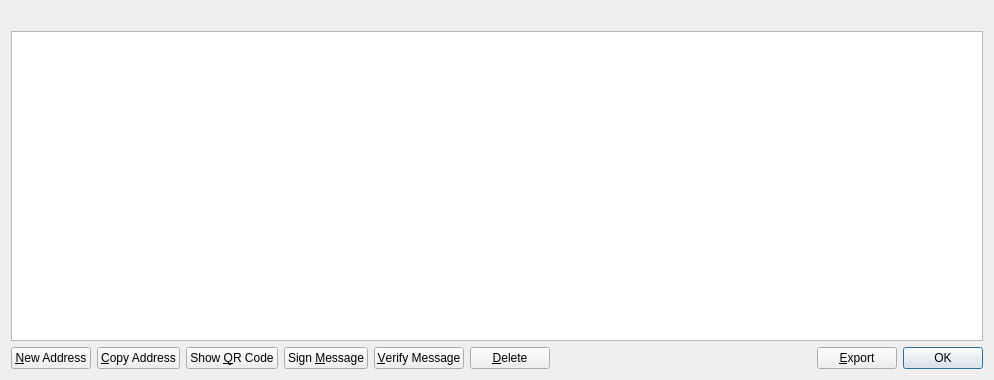
<?xml version="1.0" encoding="UTF-8"?>
<ui version="4.0">
 <class>AddressBookPage</class>
 <widget class="QWidget" name="AddressBookPage">
  <property name="geometry">
   <rect>
    <x>0</x>
    <y>0</y>
    <width>994</width>
    <height>380</height>
   </rect>
  </property>
  <property name="windowTitle">
   <string>Address Book</string>
  </property>
  <layout class="QVBoxLayout" name="verticalLayout">
   <item>
    <widget class="QLabel" name="labelExplanation">
     <property name="textFormat">
      <enum>Qt::PlainText</enum>
     </property>
     <property name="wordWrap">
      <bool>true</bool>
     </property>
    </widget>
   </item>
   <item>
    <widget class="QTableView" name="tableView">
     <property name="contextMenuPolicy">
      <enum>Qt::CustomContextMenu</enum>
     </property>
     <property name="toolTip">
      <string>Double-click to edit address or label</string>
     </property>
     <property name="tabKeyNavigation">
      <bool>false</bool>
     </property>
     <property name="alternatingRowColors">
      <bool>true</bool>
     </property>
     <property name="selectionMode">
      <enum>QAbstractItemView::SingleSelection</enum>
     </property>
     <property name="selectionBehavior">
      <enum>QAbstractItemView::SelectRows</enum>
     </property>
     <property name="sortingEnabled">
      <bool>true</bool>
     </property>
     <attribute name="verticalHeaderVisible">
      <bool>false</bool>
     </attribute>
    </widget>
   </item>
   <item>
    <layout class="QHBoxLayout" name="horizontalLayout">
     <item>
      <widget class="QPushButton" name="newAddress">
       <property name="toolTip">
        <string>Create a new address</string>
       </property>
       <property name="text">
        <string>&amp;New Address</string>
       </property>
       <property name="icon">
        <iconset resource="../bitcoin.qrc">
         <normaloff>:/icons/add</normaloff>:/icons/add</iconset>
       </property>
      </widget>
     </item>
     <item>
      <widget class="QPushButton" name="copyAddress">
       <property name="toolTip">
        <string>Copy the currently selected address to the system clipboard</string>
       </property>
       <property name="text">
        <string>&amp;Copy Address</string>
       </property>
       <property name="icon">
        <iconset resource="../bitcoin.qrc">
         <normaloff>:/icons/editcopy</normaloff>:/icons/editcopy</iconset>
       </property>
      </widget>
     </item>
     <item>
      <widget class="QPushButton" name="showQRCode">
       <property name="text">
        <string>Show &amp;QR Code</string>
       </property>
       <property name="icon">
        <iconset resource="../bitcoin.qrc">
         <normaloff>:/icons/qrcode</normaloff>:/icons/qrcode</iconset>
       </property>
      </widget>
     </item>
     <item>
      <widget class="QPushButton" name="signMessage">
       <property name="toolTip">
        <string>&lt;html&gt;&lt;head/&gt;&lt;body&gt;&lt;p&gt;Sign a message to prove you own a Securecoin address&lt;/p&gt;&lt;/body&gt;&lt;/html&gt;</string>
       </property>
       <property name="text">
        <string>Sign &amp;Message</string>
       </property>
       <property name="icon">
        <iconset resource="../bitcoin.qrc">
         <normaloff>:/icons/edit</normaloff>:/icons/edit</iconset>
       </property>
      </widget>
     </item>
     <item>
      <widget class="QPushButton" name="verifyMessage">
       <property name="toolTip">
        <string>&lt;html&gt;&lt;head/&gt;&lt;body&gt;&lt;p&gt;Verify a message to ensure it was signed with a specified Securecoin address&lt;/p&gt;&lt;/body&gt;&lt;/html&gt;</string>
       </property>
       <property name="text">
        <string>&amp;Verify Message</string>
       </property>
       <property name="icon">
        <iconset resource="../bitcoin.qrc">
         <normaloff>:/icons/transaction_0</normaloff>:/icons/transaction_0</iconset>
       </property>
      </widget>
     </item>
     <item>
      <widget class="QPushButton" name="deleteAddress">
       <property name="toolTip">
        <string>Delete the currently selected address from the list</string>
       </property>
       <property name="text">
        <string>&amp;Delete</string>
       </property>
       <property name="icon">
        <iconset resource="../bitcoin.qrc">
         <normaloff>:/icons/remove</normaloff>:/icons/remove</iconset>
       </property>
      </widget>
     </item>
     <item>
      <spacer name="horizontalSpacer">
       <property name="orientation">
        <enum>Qt::Horizontal</enum>
       </property>
       <property name="sizeHint" stdset="0">
        <size>
         <width>40</width>
         <height>20</height>
        </size>
       </property>
      </spacer>
     </item>
     <item>
      <widget class="QPushButton" name="exportButton">
       <property name="toolTip">
        <string>Export the data in the current tab to a file</string>
       </property>
       <property name="text">
        <string>&amp;Export</string>
       </property>
       <property name="icon">
        <iconset resource="../bitcoin.qrc">
         <normaloff>:/icons/export</normaloff>:/icons/export</iconset>
       </property>
      </widget>
     </item>
     <item>
      <widget class="QDialogButtonBox" name="buttonBox">
       <property name="sizePolicy">
        <sizepolicy hsizetype="Maximum" vsizetype="Fixed">
         <horstretch>0</horstretch>
         <verstretch>0</verstretch>
        </sizepolicy>
       </property>
       <property name="standardButtons">
        <set>QDialogButtonBox::Ok</set>
       </property>
      </widget>
     </item>
    </layout>
   </item>
  </layout>
 </widget>
 <resources>
  <include location="../bitcoin.qrc"/>
 </resources>
 <connections/>
</ui>
